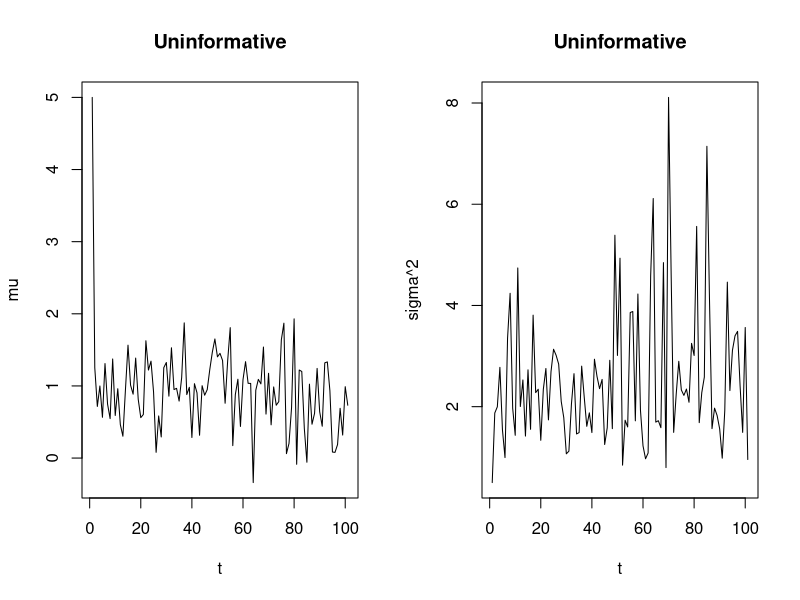
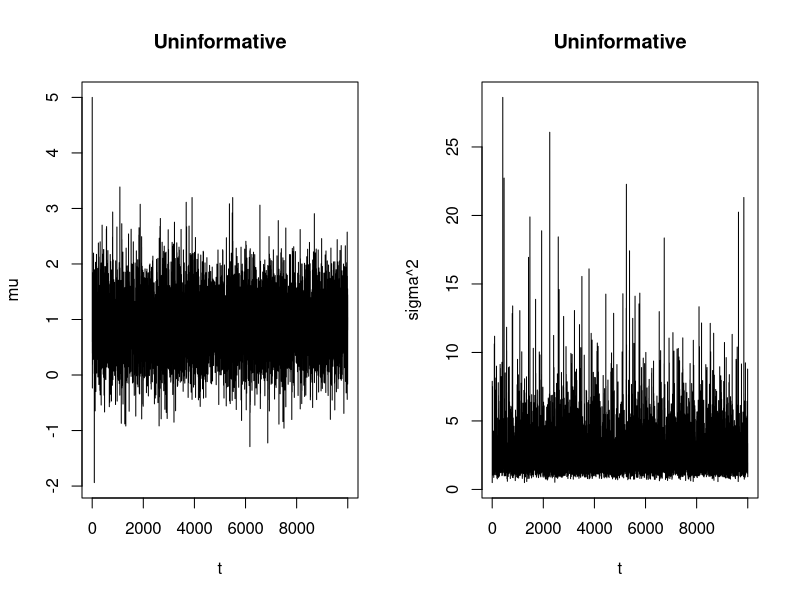
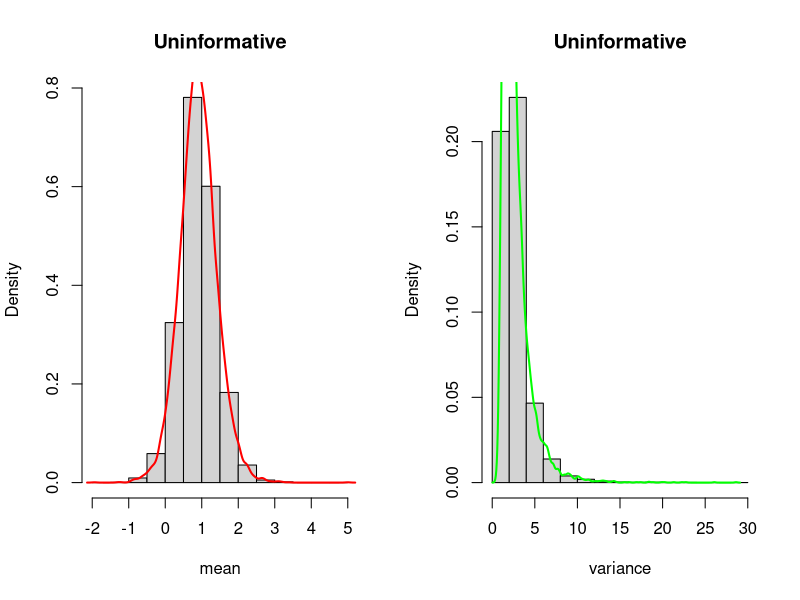
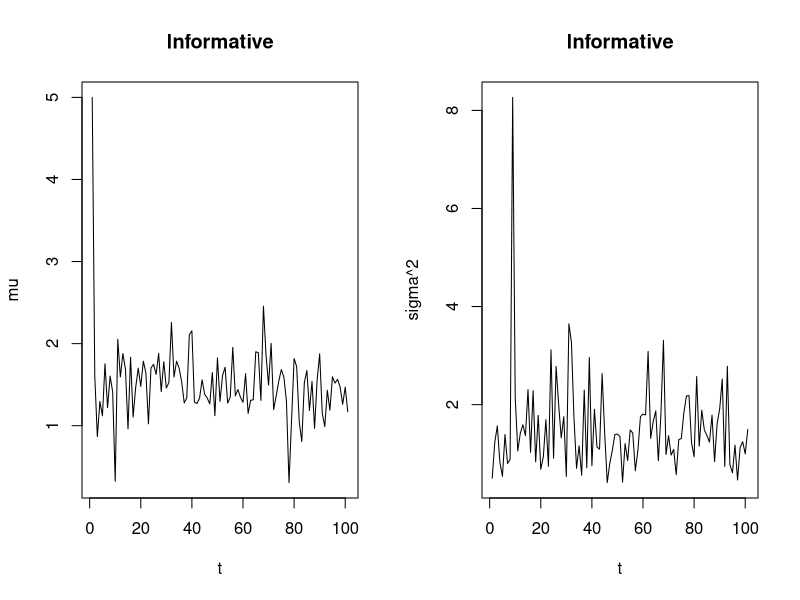
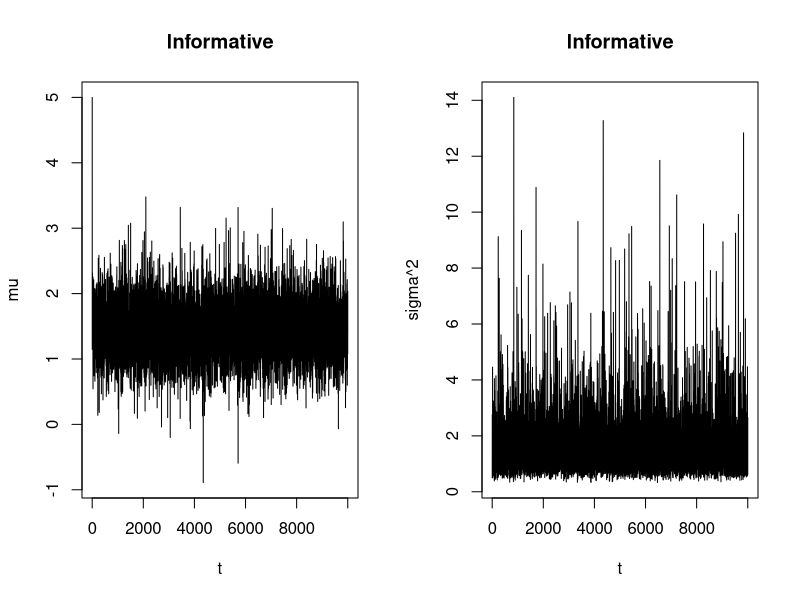
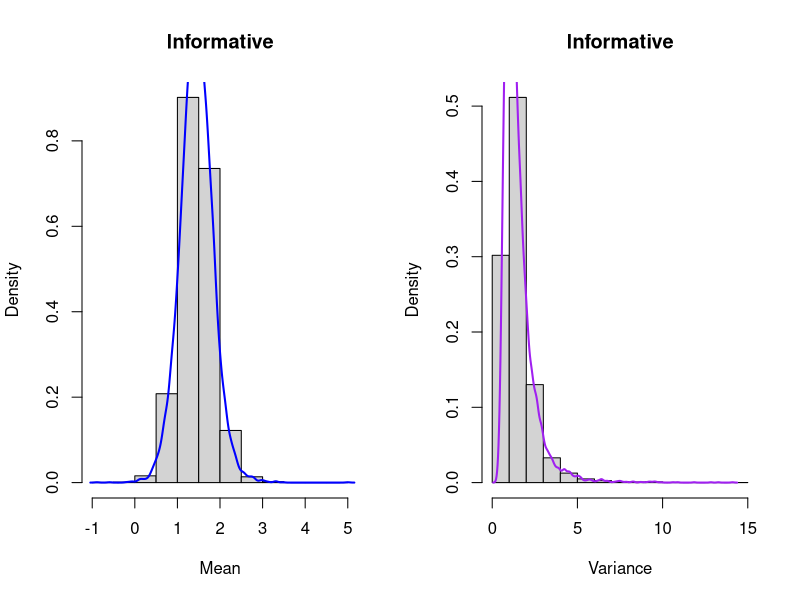
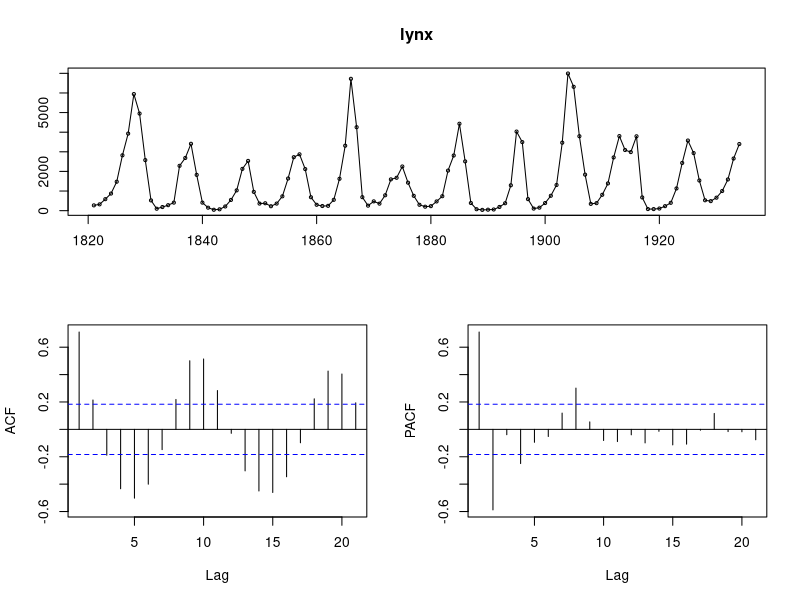
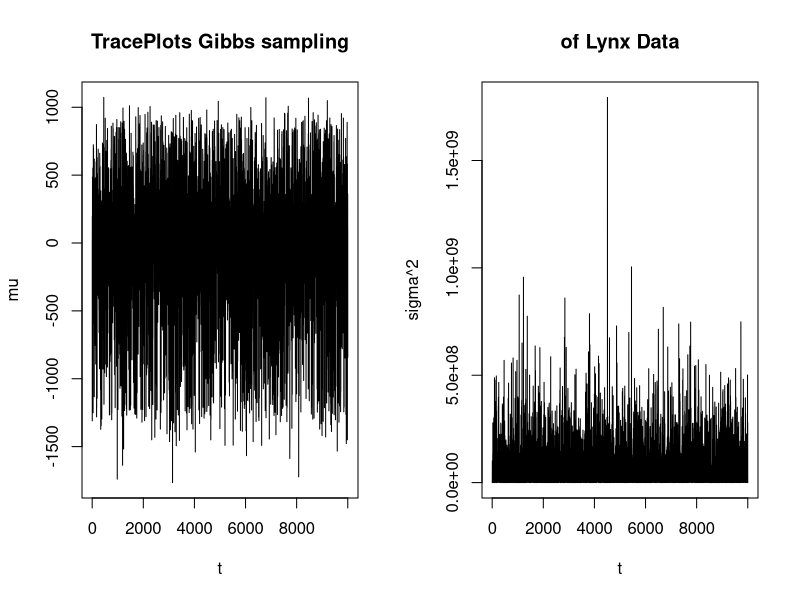

Write the R code that produced these figures, in order.


#################         MC Lab        20-11-'17
gibbs2 = function(iters,y,mu=0,tau=1){
  alpha0 = 0.00001
  beta0 = 0.00001
  mu0 = 0.0
  tau0 = sqrt(0.00001)
  x <-array(0,c(iters+1,2))
  x[1,1] = mu
  x[1,2] = tau
  n = length(y)
  ybar = mean(y)
  for(t in 2:(iters+1)){
    x[t,1] = rnorm(1,(n*ybar*x[t-1,2] + mu0*tau0)/
                     (n*x[t-1,2]+tau0), sqrt(1/(n*x[t-1,2]+tau0)))
    sn = sum((y-x[t,1])^2)
    x[t,2] = rgamma(1,alpha0+n/2,rate=beta0+sn/2)
  }
  par(mfrow=c(1,2))
  plot(1:length(x[,1]),x[,1],type='l',lty=1,xlab='t',ylab='mu',main = "Uninformative")
  plot(1:length(x[,2]),1/x[,2],type='l',lty=1,xlab='t',ylab='sigma^2',main = "Uninformative")
  x
}
y = rnorm(10,1,sqrt(2))           #simulating data with size 10 and N(1,2)
#Gibbs sampler with mu=5, tau=2
n=100
mu=5
tau=2
output = gibbs2(n,y,mu,tau)
#####Excercise 2
n=10000
mu=5
tau=2
output = gibbs2(n,y,mu,tau)
# mean 
mean(output[,1]) #1.82
var(output[,1])  #0.367
# variance
mean(output[,2]) #0.362
var(output[,2]) #0.03

# posterior probability mu >1.5  sigma >2.5
PmuGT1.5 = sum(output[,1]>1.5)/n
PmuGT1.5 #=0.719
PsigmaGT2.5 = sum(1/output[,2]>2.5)/n
PsigmaGT2.5 #=0.647
#plots
par(mfrow=c(1,2))
hist(output[,1], prob="TRUE", xlab="mean", main = "Uninformative")
lines(density(output[,1]),col="red",lwd=2)
hist(1/output[,2], prob="TRUE", xlab="variance",main = "Uninformative")
lines(density(1/output[,2]),col="green",lwd=2)
                         
                         #####Excercise 3
gibbs1 = function(iters,y,mu=0,tau=1){
  alpha0 = 0.01
  beta0 = 0.01
  mu0 = 0.0
  tau0 = 0.01
  x <-array(0,c(iters+1,2))
  x[1,1] = mu
  x[1,2] = tau
  n = length(y)
  ybar = mean(y)
  for(t in 2:(iters+1)){
    x[t,1] = rnorm(1,(n*ybar*x[t-1,2] + mu0*tau0)/
                     (n*x[t-1,2]+tau0), sqrt(1/(n*x[t-1,2]+tau0)))
    sn = sum((y-x[t,1])^2)
    x[t,2] = rgamma(1,alpha0+n/2,rate=beta0+sn/2)
  }
  par(mfrow=c(1,2))
  plot(1:length(x[,1]),x[,1],type='l',lty=1,xlab='t',ylab='mu',main = "Informative")
  plot(1:length(x[,2]),1/x[,2],type='l',lty=1,xlab='t',ylab='sigma^2',main = "Informative")
  x
}
#test the gibbs1 function
#y = rnorm(15,0,1)
#output = gibbs1(1000,y,5,0.5)
########
y = rnorm(10,1,sqrt(2))
n=100
mu=5
tau=2
output = gibbs1(n,y,mu,tau)

# mean variance
set.seed(456)
n=10000
mu=5
tau=2
output = gibbs1(n,y,mu,tau)

mean(output[,1]) #1.046
var(output[,1])  #0.196
#mean variance
mean(output[,2]) #0.651
var(output[,2])  #0.092
# posterior probability mu >1.5  sigma >2.5
PmuGT1.5 = sum(output[,1]>1.5)/n
PmuGT1.5   #0.1343
PsigmaGT2.5 = sum(1/output[,2]>2.5)/n
PsigmaGT2.5 #0.2081

#plots
hist(output[,1], prob= TRUE, xlab="Mean", main = "Informative")
lines(density(output[,1]),col="blue",lwd=2)
hist(1/output[,2], prob= TRUE,xlab="Variance",main = "Informative")
lines(density(1/output[,2]),col="purple",lwd=2)

###excercise 5
data(lynx)
library(forecast)
tsdisplay(lynx)
auto.arima(lynx) #Arima(2,0,2) model
##
gibbsAR1 = function(iters,y,a=1,c=10,tau=0.01){
  alpha0 = 0.01
  beta0 = 0.01
  taua = 0.001
  tauc = 0.001
  p <-array(0,c(iters+1,3))
  p[1,1] = c
  p[1,2] = a
  p[1,3] = tau
  n = length(y)
  ybar = mean(y)
  for(t in 2:(iters+1)){
     p[t,1] = rnorm(1,(n*ybar*p[t-1,3]+c*tauc-n*ybar*p[t-1,2]*p[t-1,3] )/
                     (n*p[t-1,3]+tauc), sqrt(1/(n*p[t-1,3]+tauc)))
     p[t,2] = rnorm(1,(n*(ybar^2)*p[t-1,3]+a*taua -n*ybar*p[t-1,1]*p[t-1,3])/
                     (n*(ybar^2)*p[t-1,3]+taua), sqrt(1/(n*p[t-1,3]+taua)))
     s <-array(0,n)
     s[1] = y[1] - p[t,1]
     for(i in 2:n){
      s =  (y[i]-p[t,1]-p[t,2]*y[i-1])
     }
     sn= sum(s*s)
     p[t,3] = rgamma(1,alpha0+n/2,rate=beta0+sn/2)
  }
  par(mfrow=c(1,2))
  plot(1:length(p[,1]),p[,1],type='l',lty=1,xlab='t',ylab='mu', main = "TracePlots Gibbs sampling")
  plot(1:length(p[,3]),1/p[,3],type='l',lty=1,xlab='t',ylab='sigma^2',main = "of Lynx Data")
  p
}
y = lynx          # lynx data
#Gibbs sampler with parameters
set.seed(456)
n=10000
a=1
c=20
tau=0.001
output = gibbsAR1(n,y,a,c,tau)

#####Excercise 6
#posterior mean and variances of the parameters.
# mean 
mean(output[,1]) #-8.35
var(output[,1])  #128565
#
mean(output[,2]) #1.22
var(output[,2])  #951.8
# variance
mean(output[,3]) #5.86e-05
var(output[,3]) #1.88e-06

#Density plots 
c=output[,1]
a=output[,2]
tau=output[,3]
par(mfrow=c(1,3))
hist(c, prob =TRUE)
lines(density(c),col="blue",lwd=2)  
hist(a, prob =TRUE)
lines(density(a),col="red",lwd=2) 
hist(1/tau, prob= TRUE , xlab="variance")
lines(density(1/tau),col="green", lwd=2) 


